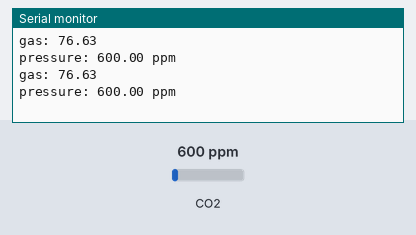
A sketch run on a simulated Arduino Uno, built with avr-gcc and run on an emulated ATmega328P. Parts: the last lines printed to the serial monitor. Inputs (shaded band) come from the test bench; at power-on: CO2 600 ppm.

Above: at 1.8 s.
1.9 s: CO2 set to 452 ppm
At 2.8 s:
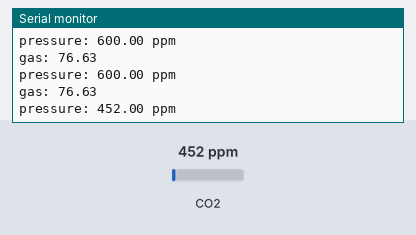
3.4 s: CO2 set to 1050 ppm
At 4.8 s:
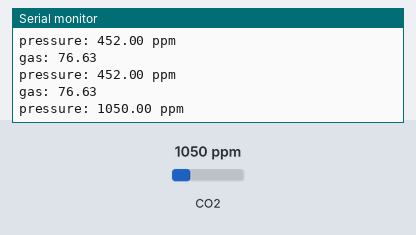
Timing chart, 0 to 6.4 s (numbered marks = the images above; inputs shaded):
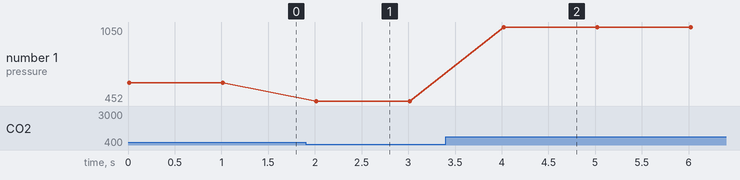

Measured:
- after the input at 1.9 s, the serial monitor: prints a new line after 0.12 s (image 1)
- after the input at 3.4 s, the serial monitor: prints a new line after 0.62 s (image 2)
- plotted number 1: 600 → 452 after the input at 1.9 s, 452 → 1050 after the input at 3.4 s

The sketch:

mq135_test.ino
```cpp
#include "MQ135.h"

MQ135 gasSensor = MQ135(4);
void setup(){
  Serial.begin(9600);
}
void loop(){
  float rzero = gasSensor.getRZero();
  Serial.print("gas: ");
  Serial.print(rzero);
  Serial.println("");
  float ppm = gasSensor.getPPM();
  Serial.print("pressure: ");
  Serial.print(ppm);
  Serial.println(" ppm");
  delay(1000);
}
```
